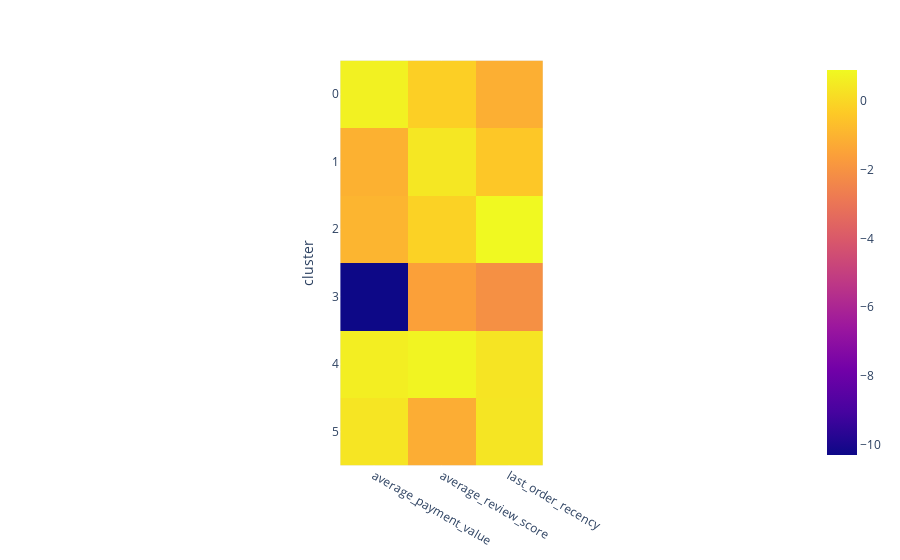

Source (notebook cell):
### Markdown cell above
Enfin, j'évalue leur interprétabilité avec une heatmap.

### Code cell
# Visualisation des caractéristiques de chaque cluster
px.imshow(X_reduced.groupby('cluster').mean())

### Figure 1 — Plotly figure (JSON) as saved in the notebook; plotly's stock layout.template omitted (floating-point values rounded to 4 significant figures)
{"data": [{"coloraxis": "coloraxis", "hovertemplate": "x: %{x}<br>cluster: %{y}<br>color: %{z}<extra></extra>", "name": "0", "type": "heatmap", "x": ["average_payment_value", "average_review_score", "last_order_recency"], "xaxis": "x", "y": ["0", "1", "2", "3", "4", "5"], "yaxis": "y", "z": [[0.6909, -0.1927, -1.116], [-1.05, 0.4355, -0.4268], [-0.9375, -0.1348, 0.9111], [-10.31, -1.541, -2.075], [0.6257, 0.7756, 0.3658], [0.3834, -1.181, 0.3919]]}], "layout": {"coloraxis": {"colorscale": [[0, "#0d0887"], [0.1111, "#46039f"], [0.2222, "#7201a8"], [0.3333, "#9c179e"], [0.4444, "#bd3786"], [0.5556, "#d8576b"], [0.6667, "#ed7953"], [0.7778, "#fb9f3a"], [0.8889, "#fdca26"], [1, "#f0f921"]]}, "margin": {"t": 60}, "xaxis": {"anchor": "y", "constrain": "domain", "domain": [0, 1], "scaleanchor": "y"}, "yaxis": {"anchor": "x", "autorange": "reversed", "constrain": "domain", "domain": [0, 1], "title": {"text": "cluster"}}}}
